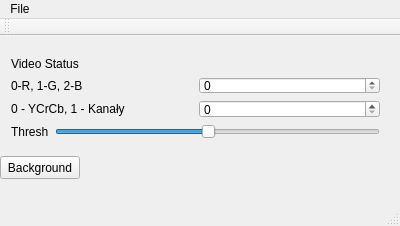
<?xml version="1.0" encoding="UTF-8"?>
<ui version="4.0">
 <class>MainWindow</class>
 <widget class="QMainWindow" name="MainWindow">
  <property name="geometry">
   <rect>
    <x>0</x>
    <y>0</y>
    <width>400</width>
    <height>226</height>
   </rect>
  </property>
  <property name="windowTitle">
   <string>MainWindow</string>
  </property>
  <widget class="QWidget" name="centralWidget">
   <widget class="QPushButton" name="pushButton">
    <property name="geometry">
     <rect>
      <x>0</x>
      <y>120</y>
      <width>80</width>
      <height>23</height>
     </rect>
    </property>
    <property name="text">
     <string>Background</string>
    </property>
   </widget>
   <widget class="QWidget" name="">
    <property name="geometry">
     <rect>
      <x>0</x>
      <y>10</y>
      <width>391</width>
      <height>104</height>
     </rect>
    </property>
    <layout class="QVBoxLayout" name="verticalLayout">
     <item>
      <widget class="QLabel" name="labelVideoStatus">
       <property name="text">
        <string>Video Status</string>
       </property>
      </widget>
     </item>
     <item>
      <layout class="QHBoxLayout" name="horizontalLayout_3">
       <item>
        <widget class="QLabel" name="label">
         <property name="text">
          <string>0-R, 1-G, 2-B</string>
         </property>
        </widget>
       </item>
       <item>
        <widget class="QSpinBox" name="spinBoxChannelChoose">
         <property name="maximum">
          <number>2</number>
         </property>
        </widget>
       </item>
      </layout>
     </item>
     <item>
      <layout class="QHBoxLayout" name="horizontalLayout_2">
       <item>
        <widget class="QLabel" name="label_3">
         <property name="text">
          <string>0 - YCrCb, 1 - Kanały</string>
         </property>
        </widget>
       </item>
       <item>
        <widget class="QSpinBox" name="spinBoxVersion">
         <property name="maximum">
          <number>1</number>
         </property>
        </widget>
       </item>
      </layout>
     </item>
     <item>
      <layout class="QHBoxLayout" name="horizontalLayout">
       <item>
        <widget class="QLabel" name="label_2">
         <property name="text">
          <string>Thresh</string>
         </property>
        </widget>
       </item>
       <item>
        <widget class="QSlider" name="horizontalSliderThreshold">
         <property name="maximum">
          <number>255</number>
         </property>
         <property name="value">
          <number>120</number>
         </property>
         <property name="orientation">
          <enum>Qt::Horizontal</enum>
         </property>
        </widget>
       </item>
      </layout>
     </item>
    </layout>
   </widget>
  </widget>
  <widget class="QMenuBar" name="menuBar">
   <property name="geometry">
    <rect>
     <x>0</x>
     <y>0</y>
     <width>400</width>
     <height>20</height>
    </rect>
   </property>
   <widget class="QMenu" name="menuFile">
    <property name="title">
     <string>File</string>
    </property>
    <addaction name="actionSettings"/>
   </widget>
   <addaction name="menuFile"/>
  </widget>
  <widget class="QToolBar" name="mainToolBar">
   <attribute name="toolBarArea">
    <enum>TopToolBarArea</enum>
   </attribute>
   <attribute name="toolBarBreak">
    <bool>false</bool>
   </attribute>
  </widget>
  <widget class="QStatusBar" name="statusBar"/>
  <action name="actionSettings">
   <property name="text">
    <string>Settings</string>
   </property>
  </action>
 </widget>
 <layoutdefault spacing="6" margin="11"/>
 <resources/>
 <connections/>
</ui>
